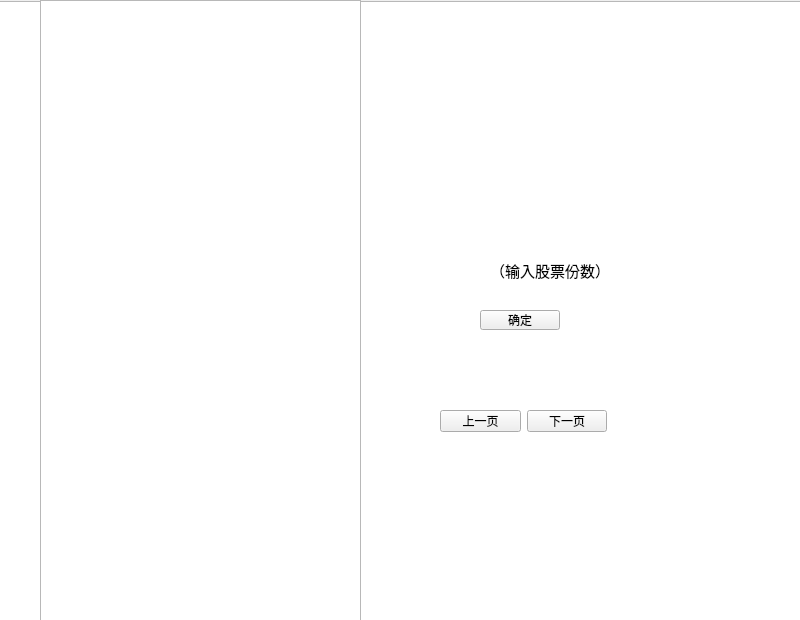
<?xml version="1.0" encoding="UTF-8"?>
<ui version="4.0">
 <class>Widget</class>
 <widget class="QWidget" name="Widget">
  <property name="geometry">
   <rect>
    <x>0</x>
    <y>0</y>
    <width>800</width>
    <height>620</height>
   </rect>
  </property>
  <property name="windowTitle">
   <string>Widget</string>
  </property>
  <widget class="QTableView" name="tableView">
   <property name="geometry">
    <rect>
     <x>40</x>
     <y>0</y>
     <width>321</width>
     <height>681</height>
    </rect>
   </property>
  </widget>
  <widget class="QPushButton" name="confirmButton">
   <property name="geometry">
    <rect>
     <x>480</x>
     <y>310</y>
     <width>80</width>
     <height>20</height>
    </rect>
   </property>
   <property name="text">
    <string>确定</string>
   </property>
  </widget>
  <widget class="QWidget" name="layoutWidget">
   <property name="geometry">
    <rect>
     <x>440</x>
     <y>410</y>
     <width>167</width>
     <height>22</height>
    </rect>
   </property>
   <layout class="QHBoxLayout" name="horizontalLayout">
    <item>
     <widget class="QPushButton" name="backButton">
      <property name="text">
       <string>上一页</string>
      </property>
     </widget>
    </item>
    <item>
     <widget class="QPushButton" name="forwardButton">
      <property name="text">
       <string>下一页</string>
      </property>
     </widget>
    </item>
   </layout>
  </widget>
  <widget class="QLabel" name="label_4">
   <property name="geometry">
    <rect>
     <x>490</x>
     <y>260</y>
     <width>111</width>
     <height>20</height>
    </rect>
   </property>
   <property name="font">
    <font>
     <pointsize>11</pointsize>
    </font>
   </property>
   <property name="text">
    <string>（输入股票份数）</string>
   </property>
  </widget>
  <widget class="QWidget" name="layoutWidget">
   <property name="geometry">
    <rect>
     <x>420</x>
     <y>100</y>
     <width>221</width>
     <height>151</height>
    </rect>
   </property>
   <layout class="QVBoxLayout" name="verticalLayout">
    <item>
     <layout class="QHBoxLayout" name="horizontalLayout_2">
      <item>
       <widget class="QLabel" name="label">
        <property name="text">
         <string>输入股票代码：</string>
        </property>
       </widget>
      </item>
      <item>
       <widget class="QLineEdit" name="lineEdit_code"/>
      </item>
     </layout>
    </item>
    <item>
     <layout class="QHBoxLayout" name="horizontalLayout_3">
      <item>
       <widget class="QLabel" name="label_2">
        <property name="text">
         <string>股票名称：</string>
        </property>
       </widget>
      </item>
      <item>
       <widget class="QLineEdit" name="lineEdit_name"/>
      </item>
     </layout>
    </item>
    <item>
     <layout class="QHBoxLayout" name="horizontalLayout_4">
      <item>
       <widget class="QLabel" name="label_3">
        <property name="text">
         <string>股票价格：</string>
        </property>
       </widget>
      </item>
      <item>
       <widget class="QLineEdit" name="lineEdit_price"/>
      </item>
     </layout>
    </item>
    <item>
     <layout class="QHBoxLayout" name="horizontalLayout_5">
      <item>
       <widget class="QComboBox" name="chooseBox"/>
      </item>
      <item>
       <widget class="QLineEdit" name="lineEdit"/>
      </item>
     </layout>
    </item>
   </layout>
  </widget>
  <widget class="QListView" name="listView">
   <property name="geometry">
    <rect>
     <x>-5</x>
     <y>1</y>
     <width>821</width>
     <height>841</height>
    </rect>
   </property>
   <property name="styleSheet">
    <string notr="true">background-image: url(:/picture/background.jpg);</string>
   </property>
  </widget>
  <zorder>listView</zorder>
  <zorder>tableView</zorder>
  <zorder>confirmButton</zorder>
  <zorder>layoutWidget</zorder>
  <zorder>label_4</zorder>
  <zorder>layoutWidget</zorder>
 </widget>
 <resources/>
 <connections/>
</ui>
